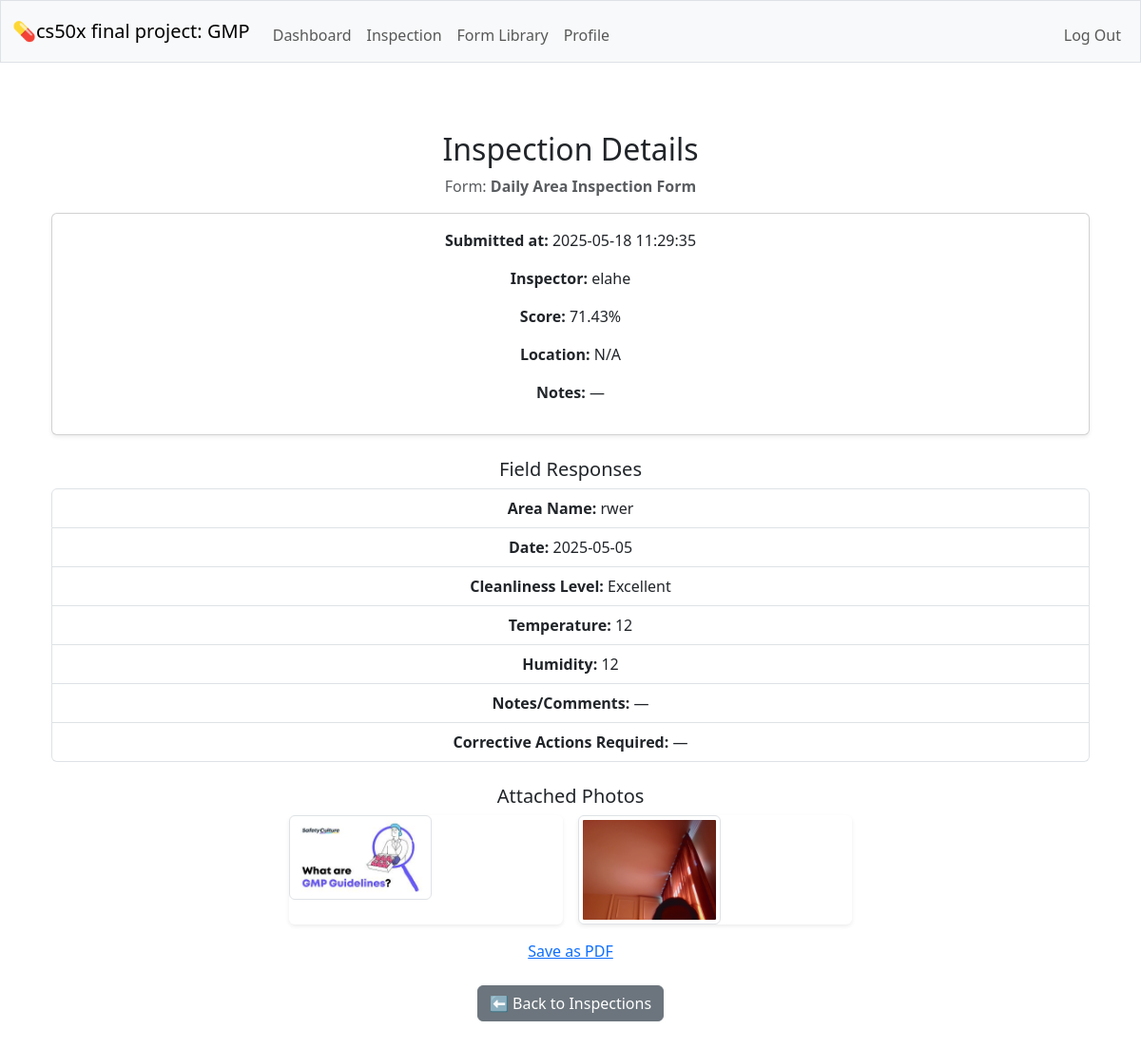
Screenshot of /inspection/6 (signed in) with the database file from the repository.
### tables this page shows
CREATE TABLE forms (id INTEGER PRIMARY KEY AUTOINCREMENT NOT NULL, name TEXT NOT NULL UNIQUE, description TEXT NOT NULL, created_by INTEGER NOT NULL, FOREIGN KEY (created_by) REFERENCES users(id) );

CREATE TABLE inspections (id INTEGER PRIMARY KEY AUTOINCREMENT NOT NULL, form_id INTEGER NOT NULL, inspector_id INTEGER NOT NULL, submitted_at DATETIME DEFAULT CURRENT_TIMESTAMP, location TEXT,  notes TEXT,  score REAL, FOREIGN KEY (form_id) REFERENCES forms(id), FOREIGN KEY (inspector_id) REFERENCES users(id)
);

CREATE TABLE users (id INTEGER PRIMARY KEY AUTOINCREMENT NOT NULL, username TEXT NOT NULL UNIQUE, hash TEXT NOT NULL, role TEXT NOT NULL DEFAULT 'inspector', created_at DATETIME DEFAULT CURRENT_TIMESTAMP);

CREATE TABLE inspection_fields (id INTEGER PRIMARY KEY AUTOINCREMENT NOT NULL, inspection_id INTEGER NOT NULL, field_id INTEGER NOT NULL, value TEXT, comment TEXT, FOREIGN KEY (inspection_id) REFERENCES inspections(id), FOREIGN KEY (field_id) REFERENCES form_fields(id), UNIQUE(inspection_id, field_id));

CREATE TABLE form_fields (id INTEGER PRIMARY KEY AUTOINCREMENT NOT NULL, form_id INTEGER NOT NULL, label TEXT NOT NULL, field_type TEXT NOT NULL,  options TEXT, required BOOLEAN NOT NULL DEFAULT 1, display_order INTEGER DEFAULT 0,  FOREIGN KEY (form_id) REFERENCES forms(id) );

CREATE TABLE inspection_images (id INTEGER PRIMARY KEY AUTOINCREMENT, inspection_id INTEGER NOT NULL, filename TEXT NOT NULL, uploaded_at TIMESTAMP DEFAULT CURRENT_TIMESTAMP, FOREIGN KEY (inspection_id) REFERENCES inspections(id));

### app.py (the view)
@app.route("/inspection/<int:inspection_id>")
@login_required
def inspection_preview(inspection_id):
    inspection = db.execute("""
        SELECT i.*, f.name AS form_name, u.username AS inspector_name
        FROM inspections i
        JOIN forms f ON i.form_id = f.id
        JOIN users u ON i.inspector_id = u.id
        WHERE i.id = ?
    """, inspection_id)
    if not inspection:
        flash("Inspection not found.", "danger")
        return redirect("/inspection_show")
    inspection = inspection[0]
    fields = db.execute("""
        SELECT ff.label, ff.field_type, ifs.value
        FROM inspection_fields ifs
        JOIN form_fields ff ON ifs.field_id = ff.id
        WHERE ifs.inspection_id = ?
        ORDER BY ff.display_order ASC
    """, inspection_id)
    images = db.execute("SELECT * FROM inspection_images WHERE inspection_id = ?", inspection_id)
    return render_template("inspection_preview.html", inspection=inspection, fields=fields, images=images)

### helpers.py (called while the page is built)
def login_required(f):
    @wraps(f)
    def decorated_function(*args, **kwargs):
        if session.get("user_id") is None:
            return redirect("/login")
        return f(*args, **kwargs)
    return decorated_function

### templates/inspection_preview.html (shortened to what this page needs)
{% extends "layout.html" %}
{% block main %}
<div class="container mt-4">
    <h2>Inspection Details</h2>
    <p class="text-muted">Form: <strong>{{ inspection.form_name }}</strong></p>
    <div class="card mb-3 shadow-sm">
        <div class="card-body">
            <p><strong>Submitted at:</strong> {{ inspection.submitted_at }}</p>
            <p><strong>Inspector:</strong> {{ inspection.inspector_name }}</p>
            <p><strong>Score:</strong> {{ inspection.score or 'N/A' }}%</p>
            <p><strong>Location:</strong> {{ inspection.location or 'N/A' }}</p>
            <p><strong>Notes:</strong> {{ inspection.notes or '—' }}</p>
        </div>
    </div>
    <h5 class="mt-4">Field Responses</h5>
    <ul class="list-group mb-4">
        {% for field in fields %}
            <li class="list-group-item">
                <strong>{{ field.label }}:</strong> {{ field.value or '—' }}
            </li>
        {% endfor %}
    </ul>
    {% if images %}
        <h5 class="mt-4 text-center">Attached Photos</h5>
        <div class="d-flex flex-wrap justify-content-center gap-3">
        {% for image in images %}
            <div class="card border-0 shadow-sm" style="width: 18rem;">
                <img src="{{ url_for('static', filename='inspection_photos/' ~ image.filename) }}" alt="Photo" width="150" class="img-thumbnail">
            </div>
        {% endfor %}
    </div>
    {% else %}
        <p class="text-muted text-center">No photos attached to this inspection.</p>
    {% endif %}
    <div style="text-align: center; margin-top: 1rem;">
        <a href="{{ url_for('choose_folder', inspection_id=inspection.id) }}">Save as PDF</a>
    </div>
    <div class="mt-4">
        <a href="/inspection_show" class="btn btn-secondary">⬅ Back to Inspections</a>
    </div>
</div>
{% endblock %}

### rows the page displays
forms: form_name "Daily Area Inspection Form"
inspections: submitted_at "2025-05-18 11:29:35", score "71.43", location "N/A", notes "—"
users: inspector_name "elahe"
inspection_fields: label "Area Name", value "rwer"
inspection_fields: label "Date", value "2025-05-05"
inspection_fields: label "Cleanliness Level", value "Excellent"
inspection_fields: label "Temperature", value "12"
inspection_fields: label "Humidity", value "12"
inspection_fields: label "Notes/Comments", value "—"
inspection_fields: label "Corrective Actions Required", value "—"
inspection_images: filename (picture)
inspection_images: filename (picture)
